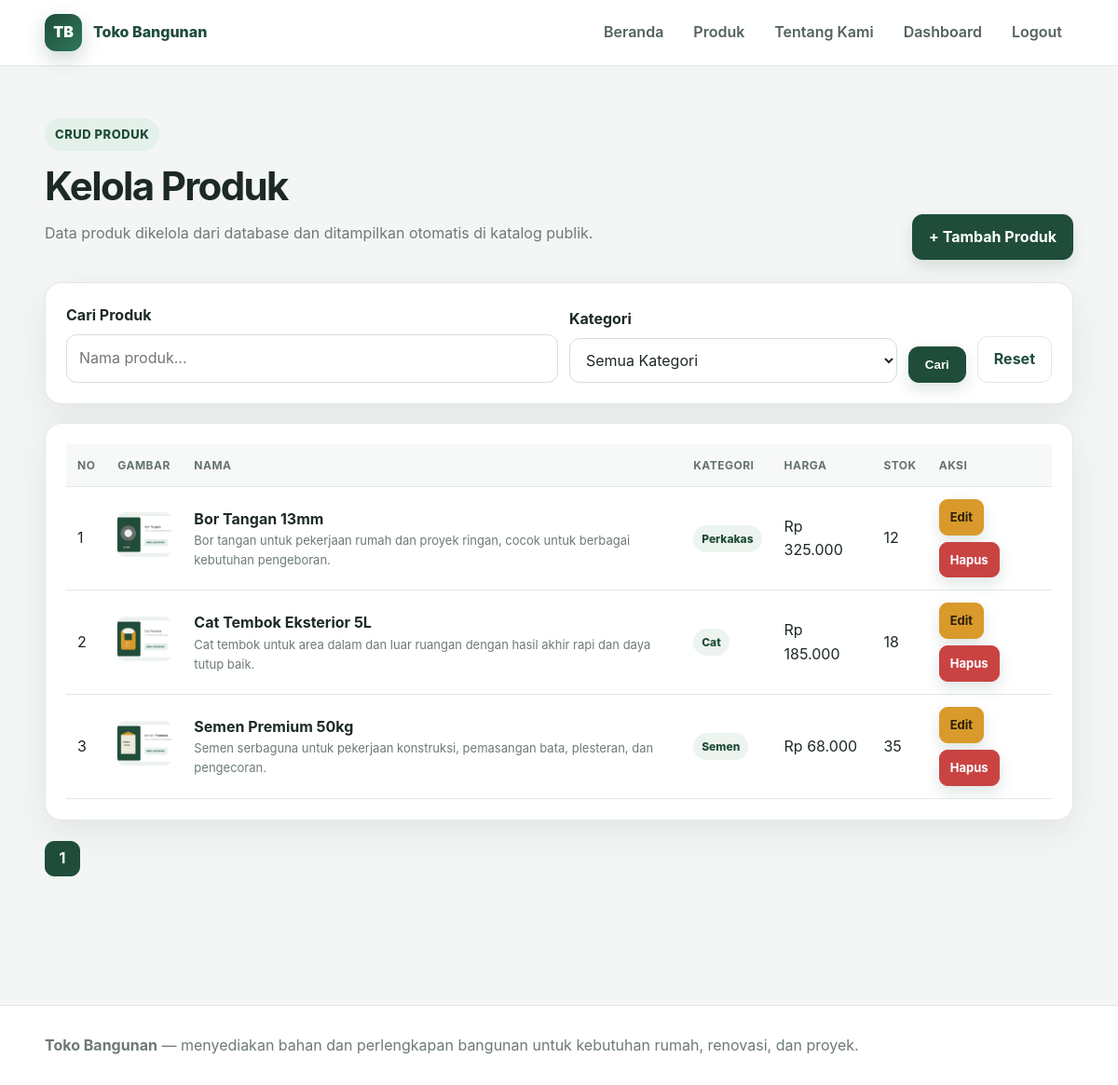
/admin/produk.php (signed in), run on the app's committed database.
### tables this page shows
CREATE TABLE produk (
  id INT NOT NULL AUTO_INCREMENT,
  nama VARCHAR(100) NOT NULL,
  kategori VARCHAR(50) NOT NULL,
  deskripsi TEXT NOT NULL,
  harga DECIMAL(12,2) NOT NULL,
  stok INT NOT NULL DEFAULT 0,
  gambar VARCHAR(255) DEFAULT NULL,
  created_at TIMESTAMP NOT NULL DEFAULT CURRENT_TIMESTAMP,
  PRIMARY KEY (id)
);

### admin/produk.php (the view, shortened to what this page needs)
<?php
require_once "../config/database.php";
$keyword = trim($_GET['keyword'] ?? '');
$kategori = trim($_GET['kategori'] ?? '');
$where = [];
$where_sql = $where ? 'WHERE ' . implode(' AND ', $where) : '';
$per_page = 5;
$page = max(1, (int)($_GET['page'] ?? 1));
$offset = ($page - 1) * $per_page;
$total_data = (int)mysqli_fetch_assoc(mysqli_query($conn, "SELECT COUNT(*) AS total FROM produk $where_sql"))['total'];
$total_page = max(1, (int)ceil($total_data / $per_page));
$query = mysqli_query($conn, "SELECT * FROM produk $where_sql ORDER BY id DESC LIMIT $per_page OFFSET $offset");
$admin_layout = true; $page_title = 'Kelola Produk'; include "../includes/header.php";
?>
<section class="section">
    <div class="container">
        <div class="section-head"><div><span class="eyebrow">CRUD Produk</span><h1 style="font-size:42px;">Kelola Produk</h1><p class="muted">Data produk dikelola dari database dan ditampilkan otomatis di katalog publik.</p></div><a href="tambah.php" class="btn">+ Tambah Produk</a></div>
        <div class="card">
            <form method="GET" class="search-grid">
                <div><label>Cari Produk</label><input type="text" name="keyword" placeholder="Nama produk..." value="<?= htmlspecialchars($keyword); ?>"></div>
                <div><label>Kategori</label><select name="kategori"><option value="">Semua Kategori</option></select></div>
                <button type="submit" class="btn">Cari</button><a href="produk.php" class="btn btn-secondary">Reset</a>
            </form>
        </div>
        <div class="card"><div class="table-wrap"><table><thead><tr><th>No</th><th>Gambar</th><th>Nama</th><th>Kategori</th><th>Harga</th><th>Stok</th><th>Aksi</th></tr></thead><tbody>
        <?php if (mysqli_num_rows($query) === 0): ?><tr><td colspan="7" class="empty">Belum ada data yang sesuai.</td></tr>
        <?php else: $no=$offset+1; while($row=mysqli_fetch_assoc($query)): ?><tr>
            <td><?= $no++; ?></td><td><?php if($row['gambar']): ?><img class="table-thumb" src="../uploads/produk/<?= htmlspecialchars($row['gambar']); ?>" alt=""><?php else: ?>- <?php endif; ?></td>
            <td><strong><?= htmlspecialchars($row['nama']); ?></strong><div class="small muted"><?= htmlspecialchars($row['deskripsi']); ?></div></td>
            <td><span class="badge"><?= htmlspecialchars($row['kategori']); ?></span></td><td>Rp <?= number_format($row['harga'],0,',','.'); ?></td><td><?= (int)$row['stok']; ?></td>
            <td><div class="actions"><a href="edit.php?id=<?= (int)$row['id']; ?>" class="btn btn-warning btn-sm">Edit</a><a href="hapus.php?id=<?= (int)$row['id']; ?>" class="btn btn-danger btn-sm" onclick="return confirm('Yakin ingin menghapus produk ini?')">Hapus</a></div></td>
        </tr><?php endwhile; endif; ?></tbody></table></div></div>
        <?php if ($total_data > 0): ?><div class="pagination"><?php for($i=1;$i<=$total_page;$i++): ?><a class="<?= $i===$page?'active':''; ?>" href="?page=<?= $i; ?>&keyword=<?= urlencode($keyword); ?>&kategori=<?= urlencode($kategori); ?>"><?= $i; ?></a><?php endfor; ?></div><?php endif; ?>
    </div>
</section>
<?php include "../includes/footer.php"; ?>

### assets/style.css (style rules this page uses)
:root { --primary: #1f4d3a; --primary-dark: #16382b; --accent: #d99a2b; --accent-dark: #b87916; --bg: #f4f6f5; --surface: #ffffff; --text: #1d2a24; --muted: #6d7b74; --border: #e2e8e4; --danger: #c94343; --success: #18794e; --shadow: 0 14px 35px rgba(22, 56, 43, .08); }
* { box-sizing: border-box; }
html { scroll-behavior: smooth; }
body { margin: 0; font-family: Inter, "Segoe UI", Arial, sans-serif; background: var(--bg); color: var(--text); line-height: 1.6; }
a { color: inherit; }
.container { width: min(1120px, 92%); margin: 0 auto; }
.eyebrow { display:inline-flex; padding:7px 11px; border-radius:999px; background:#e4f0ea; color:var(--primary); font-size:13px; font-weight:800; letter-spacing:.04em; text-transform:uppercase; }
h1 { font-size: clamp(34px, 5vw, 58px); line-height:1.05; margin:16px 0; letter-spacing:-.04em; }
.section { padding:56px 0; }
.section-head { display:flex; align-items:end; justify-content:space-between; gap:20px; margin-bottom:24px; }
.muted { color:var(--muted); }
.btn { display:inline-flex; align-items:center; justify-content:center; gap:7px; padding:11px 17px; border-radius:11px; background:var(--primary); color:#fff; text-decoration:none; border:1px solid var(--primary); cursor:pointer; font-weight:700; transition:.18s ease; box-shadow:0 7px 16px rgba(31,77,58,.14); }
.btn-secondary { background:#fff; color:var(--primary); border-color:var(--border); box-shadow:none; }
.btn-warning { background:var(--accent); border-color:var(--accent); color:#2b200f; }
.btn-danger { background:var(--danger); border-color:var(--danger); }
.btn-sm { padding:8px 11px; font-size:13px; border-radius:9px; }
.card { background:var(--surface); border:1px solid var(--border); border-radius:18px; padding:22px; margin-bottom:20px; box-shadow:var(--shadow); }
.badge { display:inline-flex; padding:5px 9px; border-radius:999px; background:#edf3ef; color:var(--primary); font-size:12px; font-weight:800; }
label { display:block; font-weight:750; margin-bottom:7px; }
input, textarea, select { width:100%; padding:12px 13px; border:1px solid #d6dfda; border-radius:11px; background:#fff; color:var(--text); font:inherit; outline:none; transition:.15s; }
.search-grid { display:grid; grid-template-columns:1.5fr 1fr auto auto; gap:12px; align-items:end; }
.table-wrap { overflow:auto; }
table { width:100%; border-collapse:collapse; min-width:820px; }
th, td { padding:13px 12px; border-bottom:1px solid var(--border); text-align:left; vertical-align:middle; }
th { color:#64736b; font-size:12px; text-transform:uppercase; letter-spacing:.04em; background:#f7f9f8; }
.table-thumb { width:58px; height:48px; object-fit:cover; border-radius:8px; }
.actions { display:flex; gap:7px; flex-wrap:wrap; }
.pagination { display:flex; gap:7px; margin:22px 0; flex-wrap:wrap; }
.pagination a { min-width:38px; height:38px; display:grid; place-items:center; text-decoration:none; border:1px solid var(--border); border-radius:10px; background:#fff; color:var(--primary); font-weight:700; }
.pagination a.active, .pagination a:hover { background:var(--primary); color:#fff; border-color:var(--primary); }
.small { font-size:13px; }

### data on the page
produk: gambar (picture), nama "Bor Tangan 13mm", deskripsi "Bor tangan untuk pekerjaan rumah dan proyek ringan, cocok untuk berbagai kebutuhan pengeboran.", kategori "Perkakas", harga "325.000", stok "12"
produk: gambar (picture), nama "Cat Tembok Eksterior 5L", deskripsi "Cat tembok untuk area dalam dan luar ruangan dengan hasil akhir rapi dan daya tutup baik.", kategori "Cat", harga "185.000", stok "18"
produk: gambar (picture), nama "Semen Premium 50kg", deskripsi "Semen serbaguna untuk pekerjaan konstruksi, pemasangan bata, plesteran, dan pengecoran.", kategori "Semen", harga "68.000", stok "35"
